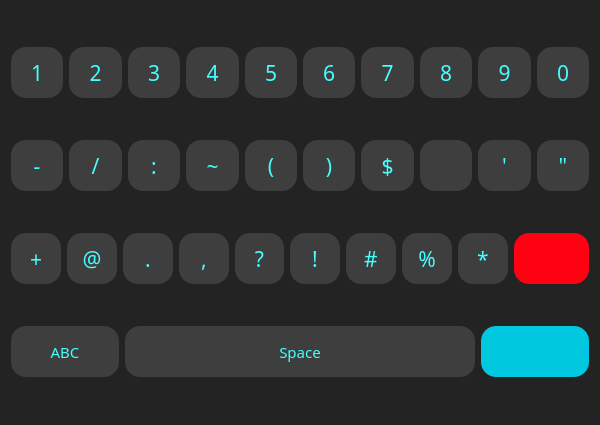
<?xml version="1.0" encoding="UTF-8"?>
<ui version="4.0">
 <class>Form</class>
 <widget class="QWidget" name="Form">
  <property name="geometry">
   <rect>
    <x>0</x>
    <y>0</y>
    <width>600</width>
    <height>425</height>
   </rect>
  </property>
  <property name="windowTitle">
   <string>Form</string>
  </property>
  <property name="styleSheet">
   <string notr="true">background-color: rgb(35, 35, 35);
border-radius:15px;
</string>
  </property>
  <layout class="QVBoxLayout" name="verticalLayout">
   <item>
    <layout class="QHBoxLayout" name="horizontalLayout">
     <item>
      <widget class="QPushButton" name="one_bt">
       <property name="sizePolicy">
        <sizepolicy hsizetype="Minimum" vsizetype="Minimum">
         <horstretch>0</horstretch>
         <verstretch>0</verstretch>
        </sizepolicy>
       </property>
       <property name="minimumSize">
        <size>
         <width>0</width>
         <height>0</height>
        </size>
       </property>
       <property name="maximumSize">
        <size>
         <width>16777215</width>
         <height>51</height>
        </size>
       </property>
       <property name="font">
        <font>
         <family>Proxima Nova</family>
         <pointsize>16</pointsize>
         <weight>50</weight>
         <bold>false</bold>
         <underline>false</underline>
         <strikeout>false</strikeout>
        </font>
       </property>
       <property name="styleSheet">
        <string notr="true">QPushButton {
color: rgb(67, 255, 255);
background-color: rgb(62, 62, 62);
}

QPushButton:focus{
	border:2px solid;
	border-color : white;
}

</string>
       </property>
       <property name="text">
        <string>1</string>
       </property>
      </widget>
     </item>
     <item>
      <widget class="QPushButton" name="two_bt">
       <property name="sizePolicy">
        <sizepolicy hsizetype="Minimum" vsizetype="Minimum">
         <horstretch>0</horstretch>
         <verstretch>0</verstretch>
        </sizepolicy>
       </property>
       <property name="minimumSize">
        <size>
         <width>0</width>
         <height>0</height>
        </size>
       </property>
       <property name="maximumSize">
        <size>
         <width>16777215</width>
         <height>51</height>
        </size>
       </property>
       <property name="font">
        <font>
         <family>Proxima Nova</family>
         <pointsize>16</pointsize>
         <weight>50</weight>
         <bold>false</bold>
         <underline>false</underline>
         <strikeout>false</strikeout>
        </font>
       </property>
       <property name="styleSheet">
        <string notr="true">QPushButton {
color: rgb(67, 255, 255);
background-color: rgb(62, 62, 62);
}

QPushButton:focus{
	border:2px solid;
	border-color : white;
}

</string>
       </property>
       <property name="text">
        <string>2</string>
       </property>
      </widget>
     </item>
     <item>
      <widget class="QPushButton" name="three_bt">
       <property name="sizePolicy">
        <sizepolicy hsizetype="Minimum" vsizetype="Minimum">
         <horstretch>0</horstretch>
         <verstretch>0</verstretch>
        </sizepolicy>
       </property>
       <property name="minimumSize">
        <size>
         <width>0</width>
         <height>0</height>
        </size>
       </property>
       <property name="maximumSize">
        <size>
         <width>16777215</width>
         <height>51</height>
        </size>
       </property>
       <property name="font">
        <font>
         <family>Proxima Nova</family>
         <pointsize>16</pointsize>
         <weight>50</weight>
         <bold>false</bold>
         <underline>false</underline>
         <strikeout>false</strikeout>
        </font>
       </property>
       <property name="styleSheet">
        <string notr="true">QPushButton {
color: rgb(67, 255, 255);
background-color: rgb(62, 62, 62);
}

QPushButton:focus{
	border:2px solid;
	border-color : white;
}

</string>
       </property>
       <property name="text">
        <string>3</string>
       </property>
      </widget>
     </item>
     <item>
      <widget class="QPushButton" name="four_bt">
       <property name="sizePolicy">
        <sizepolicy hsizetype="Minimum" vsizetype="Minimum">
         <horstretch>0</horstretch>
         <verstretch>0</verstretch>
        </sizepolicy>
       </property>
       <property name="minimumSize">
        <size>
         <width>0</width>
         <height>0</height>
        </size>
       </property>
       <property name="maximumSize">
        <size>
         <width>16777215</width>
         <height>51</height>
        </size>
       </property>
       <property name="font">
        <font>
         <family>Proxima Nova</family>
         <pointsize>16</pointsize>
         <weight>50</weight>
         <bold>false</bold>
         <underline>false</underline>
         <strikeout>false</strikeout>
        </font>
       </property>
       <property name="styleSheet">
        <string notr="true">QPushButton {
color: rgb(67, 255, 255);
background-color: rgb(62, 62, 62);
}

QPushButton:focus{
	border:2px solid;
	border-color : white;
}

</string>
       </property>
       <property name="text">
        <string>4</string>
       </property>
      </widget>
     </item>
     <item>
      <widget class="QPushButton" name="five_bt">
       <property name="sizePolicy">
        <sizepolicy hsizetype="Minimum" vsizetype="Minimum">
         <horstretch>0</horstretch>
         <verstretch>0</verstretch>
        </sizepolicy>
       </property>
       <property name="minimumSize">
        <size>
         <width>0</width>
         <height>0</height>
        </size>
       </property>
       <property name="maximumSize">
        <size>
         <width>16777215</width>
         <height>51</height>
        </size>
       </property>
       <property name="font">
        <font>
         <family>Proxima Nova</family>
         <pointsize>16</pointsize>
         <weight>50</weight>
         <bold>false</bold>
         <underline>false</underline>
         <strikeout>false</strikeout>
        </font>
       </property>
       <property name="styleSheet">
        <string notr="true">QPushButton {
color: rgb(67, 255, 255);
background-color: rgb(62, 62, 62);
}

QPushButton:focus{
	border:2px solid;
	border-color : white;
}

</string>
       </property>
       <property name="text">
        <string>5</string>
       </property>
      </widget>
     </item>
     <item>
      <widget class="QPushButton" name="six_bt">
       <property name="sizePolicy">
        <sizepolicy hsizetype="Minimum" vsizetype="Minimum">
         <horstretch>0</horstretch>
         <verstretch>0</verstretch>
        </sizepolicy>
       </property>
       <property name="minimumSize">
        <size>
         <width>0</width>
         <height>0</height>
        </size>
       </property>
       <property name="maximumSize">
        <size>
         <width>16777215</width>
         <height>51</height>
        </size>
       </property>
       <property name="font">
        <font>
         <family>Proxima Nova</family>
         <pointsize>16</pointsize>
         <weight>50</weight>
         <bold>false</bold>
         <underline>false</underline>
         <strikeout>false</strikeout>
        </font>
       </property>
       <property name="styleSheet">
        <string notr="true">QPushButton {
color: rgb(67, 255, 255);
background-color: rgb(62, 62, 62);
}

QPushButton:focus{
	border:2px solid;
	border-color : white;
}

</string>
       </property>
       <property name="text">
        <string>6</string>
       </property>
      </widget>
     </item>
     <item>
      <widget class="QPushButton" name="seven_bt">
       <property name="sizePolicy">
        <sizepolicy hsizetype="Minimum" vsizetype="Minimum">
         <horstretch>0</horstretch>
         <verstretch>0</verstretch>
        </sizepolicy>
       </property>
       <property name="minimumSize">
        <size>
         <width>0</width>
         <height>0</height>
        </size>
       </property>
       <property name="maximumSize">
        <size>
         <width>16777215</width>
         <height>51</height>
        </size>
       </property>
       <property name="font">
        <font>
         <family>Proxima Nova</family>
         <pointsize>16</pointsize>
         <weight>50</weight>
         <bold>false</bold>
         <underline>false</underline>
         <strikeout>false</strikeout>
        </font>
       </property>
       <property name="styleSheet">
        <string notr="true">QPushButton {
color: rgb(67, 255, 255);
background-color: rgb(62, 62, 62);
}

QPushButton:focus{
	border:2px solid;
	border-color : white;
}

</string>
       </property>
       <property name="text">
        <string>7</string>
       </property>
      </widget>
     </item>
     <item>
      <widget class="QPushButton" name="eight_bt">
       <property name="sizePolicy">
        <sizepolicy hsizetype="Minimum" vsizetype="Minimum">
         <horstretch>0</horstretch>
         <verstretch>0</verstretch>
        </sizepolicy>
       </property>
       <property name="minimumSize">
        <size>
         <width>0</width>
         <height>0</height>
        </size>
       </property>
       <property name="maximumSize">
        <size>
         <width>16777215</width>
         <height>51</height>
        </size>
       </property>
       <property name="font">
        <font>
         <family>Proxima Nova</family>
         <pointsize>16</pointsize>
         <weight>50</weight>
         <bold>false</bold>
         <underline>false</underline>
         <strikeout>false</strikeout>
        </font>
       </property>
       <property name="styleSheet">
        <string notr="true">QPushButton {
color: rgb(67, 255, 255);
background-color: rgb(62, 62, 62);
}

QPushButton:focus{
	border:2px solid;
	border-color : white;
}

</string>
       </property>
       <property name="text">
        <string>8</string>
       </property>
      </widget>
     </item>
     <item>
      <widget class="QPushButton" name="nine_bt">
       <property name="sizePolicy">
        <sizepolicy hsizetype="Minimum" vsizetype="Minimum">
         <horstretch>0</horstretch>
         <verstretch>0</verstretch>
        </sizepolicy>
       </property>
       <property name="minimumSize">
        <size>
         <width>0</width>
         <height>0</height>
        </size>
       </property>
       <property name="maximumSize">
        <size>
         <width>16777215</width>
         <height>51</height>
        </size>
       </property>
       <property name="font">
        <font>
         <family>Proxima Nova</family>
         <pointsize>16</pointsize>
         <weight>50</weight>
         <bold>false</bold>
         <underline>false</underline>
         <strikeout>false</strikeout>
        </font>
       </property>
       <property name="styleSheet">
        <string notr="true">QPushButton {
color: rgb(67, 255, 255);
background-color: rgb(62, 62, 62);
}

QPushButton:focus{
	border:2px solid;
	border-color : white;
}

</string>
       </property>
       <property name="text">
        <string>9</string>
       </property>
      </widget>
     </item>
     <item>
      <widget class="QPushButton" name="zero_bt">
       <property name="sizePolicy">
        <sizepolicy hsizetype="Minimum" vsizetype="Minimum">
         <horstretch>0</horstretch>
         <verstretch>0</verstretch>
        </sizepolicy>
       </property>
       <property name="minimumSize">
        <size>
         <width>0</width>
         <height>0</height>
        </size>
       </property>
       <property name="maximumSize">
        <size>
         <width>16777215</width>
         <height>51</height>
        </size>
       </property>
       <property name="font">
        <font>
         <family>Proxima Nova</family>
         <pointsize>16</pointsize>
         <weight>50</weight>
         <bold>false</bold>
         <underline>false</underline>
         <strikeout>false</strikeout>
        </font>
       </property>
       <property name="styleSheet">
        <string notr="true">QPushButton {
color: rgb(67, 255, 255);
background-color: rgb(62, 62, 62);
}

QPushButton:focus{
	border:2px solid;
	border-color : white;
}

</string>
       </property>
       <property name="text">
        <string>0</string>
       </property>
      </widget>
     </item>
    </layout>
   </item>
   <item>
    <layout class="QHBoxLayout" name="horizontalLayout_2">
     <item>
      <widget class="QPushButton" name="hyphen_bt">
       <property name="sizePolicy">
        <sizepolicy hsizetype="Minimum" vsizetype="Minimum">
         <horstretch>0</horstretch>
         <verstretch>0</verstretch>
        </sizepolicy>
       </property>
       <property name="minimumSize">
        <size>
         <width>0</width>
         <height>0</height>
        </size>
       </property>
       <property name="maximumSize">
        <size>
         <width>16777215</width>
         <height>51</height>
        </size>
       </property>
       <property name="font">
        <font>
         <family>Proxima Nova</family>
         <pointsize>16</pointsize>
         <weight>50</weight>
         <bold>false</bold>
         <underline>false</underline>
         <strikeout>false</strikeout>
        </font>
       </property>
       <property name="styleSheet">
        <string notr="true">QPushButton {
color: rgb(67, 255, 255);
background-color: rgb(62, 62, 62);
}

QPushButton:focus{
	border:2px solid;
	border-color : white;
}

</string>
       </property>
       <property name="text">
        <string>-</string>
       </property>
      </widget>
     </item>
     <item>
      <widget class="QPushButton" name="fslash_bt">
       <property name="sizePolicy">
        <sizepolicy hsizetype="Minimum" vsizetype="Minimum">
         <horstretch>0</horstretch>
         <verstretch>0</verstretch>
        </sizepolicy>
       </property>
       <property name="minimumSize">
        <size>
         <width>0</width>
         <height>0</height>
        </size>
       </property>
       <property name="maximumSize">
        <size>
         <width>16777215</width>
         <height>51</height>
        </size>
       </property>
       <property name="font">
        <font>
         <family>Proxima Nova</family>
         <pointsize>16</pointsize>
         <weight>50</weight>
         <bold>false</bold>
         <underline>false</underline>
         <strikeout>false</strikeout>
        </font>
       </property>
       <property name="styleSheet">
        <string notr="true">QPushButton {
color: rgb(67, 255, 255);
background-color: rgb(62, 62, 62);
}

QPushButton:focus{
	border:2px solid;
	border-color : white;
}

</string>
       </property>
       <property name="text">
        <string>/</string>
       </property>
      </widget>
     </item>
     <item>
      <widget class="QPushButton" name="colon_bt">
       <property name="sizePolicy">
        <sizepolicy hsizetype="Minimum" vsizetype="Minimum">
         <horstretch>0</horstretch>
         <verstretch>0</verstretch>
        </sizepolicy>
       </property>
       <property name="minimumSize">
        <size>
         <width>0</width>
         <height>0</height>
        </size>
       </property>
       <property name="maximumSize">
        <size>
         <width>16777215</width>
         <height>51</height>
        </size>
       </property>
       <property name="font">
        <font>
         <family>Proxima Nova</family>
         <pointsize>16</pointsize>
         <weight>50</weight>
         <bold>false</bold>
         <underline>false</underline>
         <strikeout>false</strikeout>
        </font>
       </property>
       <property name="styleSheet">
        <string notr="true">QPushButton {
color: rgb(67, 255, 255);
background-color: rgb(62, 62, 62);
}

QPushButton:focus{
	border:2px solid;
	border-color : white;
}

</string>
       </property>
       <property name="text">
        <string>:</string>
       </property>
      </widget>
     </item>
     <item>
      <widget class="QPushButton" name="tilde_bt">
       <property name="sizePolicy">
        <sizepolicy hsizetype="Minimum" vsizetype="Minimum">
         <horstretch>0</horstretch>
         <verstretch>0</verstretch>
        </sizepolicy>
       </property>
       <property name="minimumSize">
        <size>
         <width>0</width>
         <height>0</height>
        </size>
       </property>
       <property name="maximumSize">
        <size>
         <width>16777215</width>
         <height>51</height>
        </size>
       </property>
       <property name="font">
        <font>
         <family>Proxima Nova</family>
         <pointsize>16</pointsize>
         <weight>50</weight>
         <bold>false</bold>
         <underline>false</underline>
         <strikeout>false</strikeout>
        </font>
       </property>
       <property name="styleSheet">
        <string notr="true">QPushButton {
color: rgb(67, 255, 255);
background-color: rgb(62, 62, 62);
}

QPushButton:focus{
	border:2px solid;
	border-color : white;
}

</string>
       </property>
       <property name="text">
        <string>~</string>
       </property>
      </widget>
     </item>
     <item>
      <widget class="QPushButton" name="ob_bt">
       <property name="sizePolicy">
        <sizepolicy hsizetype="Minimum" vsizetype="Minimum">
         <horstretch>0</horstretch>
         <verstretch>0</verstretch>
        </sizepolicy>
       </property>
       <property name="minimumSize">
        <size>
         <width>0</width>
         <height>0</height>
        </size>
       </property>
       <property name="maximumSize">
        <size>
         <width>16777215</width>
         <height>51</height>
        </size>
       </property>
       <property name="font">
        <font>
         <family>Proxima Nova</family>
         <pointsize>16</pointsize>
         <weight>50</weight>
         <bold>false</bold>
         <underline>false</underline>
         <strikeout>false</strikeout>
        </font>
       </property>
       <property name="styleSheet">
        <string notr="true">QPushButton {
color: rgb(67, 255, 255);
background-color: rgb(62, 62, 62);
}

QPushButton:focus{
	border:2px solid;
	border-color : white;
}

</string>
       </property>
       <property name="text">
        <string>(</string>
       </property>
      </widget>
     </item>
     <item>
      <widget class="QPushButton" name="cb_bt">
       <property name="sizePolicy">
        <sizepolicy hsizetype="Minimum" vsizetype="Minimum">
         <horstretch>0</horstretch>
         <verstretch>0</verstretch>
        </sizepolicy>
       </property>
       <property name="minimumSize">
        <size>
         <width>0</width>
         <height>0</height>
        </size>
       </property>
       <property name="maximumSize">
        <size>
         <width>16777215</width>
         <height>51</height>
        </size>
       </property>
       <property name="font">
        <font>
         <family>Proxima Nova</family>
         <pointsize>16</pointsize>
         <weight>50</weight>
         <bold>false</bold>
         <underline>false</underline>
         <strikeout>false</strikeout>
        </font>
       </property>
       <property name="styleSheet">
        <string notr="true">QPushButton {
color: rgb(67, 255, 255);
background-color: rgb(62, 62, 62);
}

QPushButton:focus{
	border:2px solid;
	border-color : white;
}

</string>
       </property>
       <property name="text">
        <string>)</string>
       </property>
      </widget>
     </item>
     <item>
      <widget class="QPushButton" name="dollar_bt">
       <property name="sizePolicy">
        <sizepolicy hsizetype="Minimum" vsizetype="Minimum">
         <horstretch>0</horstretch>
         <verstretch>0</verstretch>
        </sizepolicy>
       </property>
       <property name="minimumSize">
        <size>
         <width>0</width>
         <height>0</height>
        </size>
       </property>
       <property name="maximumSize">
        <size>
         <width>16777215</width>
         <height>51</height>
        </size>
       </property>
       <property name="font">
        <font>
         <family>Proxima Nova</family>
         <pointsize>16</pointsize>
         <weight>50</weight>
         <bold>false</bold>
         <underline>false</underline>
         <strikeout>false</strikeout>
        </font>
       </property>
       <property name="styleSheet">
        <string notr="true">QPushButton {
color: rgb(67, 255, 255);
background-color: rgb(62, 62, 62);
}

QPushButton:focus{
	border:2px solid;
	border-color : white;
}

</string>
       </property>
       <property name="text">
        <string>$</string>
       </property>
      </widget>
     </item>
     <item>
      <widget class="QPushButton" name="and_bt">
       <property name="sizePolicy">
        <sizepolicy hsizetype="Minimum" vsizetype="Minimum">
         <horstretch>0</horstretch>
         <verstretch>0</verstretch>
        </sizepolicy>
       </property>
       <property name="minimumSize">
        <size>
         <width>0</width>
         <height>0</height>
        </size>
       </property>
       <property name="maximumSize">
        <size>
         <width>16777215</width>
         <height>51</height>
        </size>
       </property>
       <property name="font">
        <font>
         <family>Proxima Nova</family>
         <pointsize>16</pointsize>
         <weight>50</weight>
         <bold>false</bold>
         <underline>false</underline>
         <strikeout>false</strikeout>
        </font>
       </property>
       <property name="styleSheet">
        <string notr="true">QPushButton {
color: rgb(67, 255, 255);
background-color: rgb(62, 62, 62);
}

QPushButton:focus{
	border:2px solid;
	border-color : white;
}

</string>
       </property>
       <property name="text">
        <string/>
       </property>
       <property name="icon">
        <iconset>
         <normaloff>../designs/icons/and bt.png</normaloff>../designs/icons/and bt.png</iconset>
       </property>
       <property name="iconSize">
        <size>
         <width>40</width>
         <height>40</height>
        </size>
       </property>
      </widget>
     </item>
     <item>
      <widget class="QPushButton" name="sapostrophe_bt">
       <property name="sizePolicy">
        <sizepolicy hsizetype="Minimum" vsizetype="Minimum">
         <horstretch>0</horstretch>
         <verstretch>0</verstretch>
        </sizepolicy>
       </property>
       <property name="minimumSize">
        <size>
         <width>0</width>
         <height>0</height>
        </size>
       </property>
       <property name="maximumSize">
        <size>
         <width>16777215</width>
         <height>51</height>
        </size>
       </property>
       <property name="font">
        <font>
         <family>Proxima Nova</family>
         <pointsize>16</pointsize>
         <weight>50</weight>
         <bold>false</bold>
         <underline>false</underline>
         <strikeout>false</strikeout>
        </font>
       </property>
       <property name="styleSheet">
        <string notr="true">QPushButton {
color: rgb(67, 255, 255);
background-color: rgb(62, 62, 62);
}

QPushButton:focus{
	border:2px solid;
	border-color : white;
}

</string>
       </property>
       <property name="text">
        <string>'</string>
       </property>
      </widget>
     </item>
     <item>
      <widget class="QPushButton" name="dapostrophe_bt">
       <property name="sizePolicy">
        <sizepolicy hsizetype="Minimum" vsizetype="Minimum">
         <horstretch>0</horstretch>
         <verstretch>0</verstretch>
        </sizepolicy>
       </property>
       <property name="minimumSize">
        <size>
         <width>0</width>
         <height>0</height>
        </size>
       </property>
       <property name="maximumSize">
        <size>
         <width>16777215</width>
         <height>51</height>
        </size>
       </property>
       <property name="font">
        <font>
         <family>Proxima Nova</family>
         <pointsize>16</pointsize>
         <weight>50</weight>
         <bold>false</bold>
         <underline>false</underline>
         <strikeout>false</strikeout>
        </font>
       </property>
       <property name="styleSheet">
        <string notr="true">QPushButton {
color: rgb(67, 255, 255);
background-color: rgb(62, 62, 62);
}

QPushButton:focus{
	border:2px solid;
	border-color : white;
}

</string>
       </property>
       <property name="text">
        <string>&quot;</string>
       </property>
      </widget>
     </item>
    </layout>
   </item>
   <item>
    <layout class="QHBoxLayout" name="horizontalLayout_3">
     <item>
      <widget class="QPushButton" name="plus_bt">
       <property name="sizePolicy">
        <sizepolicy hsizetype="Minimum" vsizetype="Minimum">
         <horstretch>0</horstretch>
         <verstretch>0</verstretch>
        </sizepolicy>
       </property>
       <property name="minimumSize">
        <size>
         <width>0</width>
         <height>0</height>
        </size>
       </property>
       <property name="maximumSize">
        <size>
         <width>16777215</width>
         <height>51</height>
        </size>
       </property>
       <property name="font">
        <font>
         <family>Proxima Nova</family>
         <pointsize>16</pointsize>
         <weight>50</weight>
         <bold>false</bold>
         <underline>false</underline>
         <strikeout>false</strikeout>
        </font>
       </property>
       <property name="styleSheet">
        <string notr="true">QPushButton {
color: rgb(67, 255, 255);
background-color: rgb(62, 62, 62);
}

QPushButton:focus{
	border:2px solid;
	border-color : white;
}

</string>
       </property>
       <property name="text">
        <string>+</string>
       </property>
      </widget>
     </item>
     <item>
      <widget class="QPushButton" name="at_bt">
       <property name="sizePolicy">
        <sizepolicy hsizetype="Minimum" vsizetype="Minimum">
         <horstretch>0</horstretch>
         <verstretch>0</verstretch>
        </sizepolicy>
       </property>
       <property name="minimumSize">
        <size>
         <width>0</width>
         <height>0</height>
        </size>
       </property>
       <property name="maximumSize">
        <size>
         <width>16777215</width>
         <height>51</height>
        </size>
       </property>
       <property name="font">
        <font>
         <family>Proxima Nova</family>
         <pointsize>16</pointsize>
         <weight>50</weight>
         <bold>false</bold>
         <underline>false</underline>
         <strikeout>false</strikeout>
        </font>
       </property>
       <property name="styleSheet">
        <string notr="true">QPushButton {
color: rgb(67, 255, 255);
background-color: rgb(62, 62, 62);
}

QPushButton:focus{
	border:2px solid;
	border-color : white;
}

</string>
       </property>
       <property name="text">
        <string>@</string>
       </property>
      </widget>
     </item>
     <item>
      <widget class="QPushButton" name="dot_bt">
       <property name="sizePolicy">
        <sizepolicy hsizetype="Minimum" vsizetype="Minimum">
         <horstretch>0</horstretch>
         <verstretch>0</verstretch>
        </sizepolicy>
       </property>
       <property name="minimumSize">
        <size>
         <width>0</width>
         <height>0</height>
        </size>
       </property>
       <property name="maximumSize">
        <size>
         <width>16777215</width>
         <height>51</height>
        </size>
       </property>
       <property name="font">
        <font>
         <family>Proxima Nova</family>
         <pointsize>16</pointsize>
         <weight>50</weight>
         <bold>false</bold>
         <underline>false</underline>
         <strikeout>false</strikeout>
        </font>
       </property>
       <property name="styleSheet">
        <string notr="true">QPushButton {
color: rgb(67, 255, 255);
background-color: rgb(62, 62, 62);
}

QPushButton:focus{
	border:2px solid;
	border-color : white;
}

</string>
       </property>
       <property name="text">
        <string>.</string>
       </property>
      </widget>
     </item>
     <item>
      <widget class="QPushButton" name="comma_bt">
       <property name="sizePolicy">
        <sizepolicy hsizetype="Minimum" vsizetype="Minimum">
         <horstretch>0</horstretch>
         <verstretch>0</verstretch>
        </sizepolicy>
       </property>
       <property name="minimumSize">
        <size>
         <width>0</width>
         <height>0</height>
        </size>
       </property>
       <property name="maximumSize">
        <size>
         <width>16777215</width>
         <height>51</height>
        </size>
       </property>
       <property name="font">
        <font>
         <family>Proxima Nova</family>
         <pointsize>16</pointsize>
         <weight>50</weight>
         <bold>false</bold>
         <underline>false</underline>
         <strikeout>false</strikeout>
        </font>
       </property>
       <property name="styleSheet">
        <string notr="true">QPushButton {
color: rgb(67, 255, 255);
background-color: rgb(62, 62, 62);
}

QPushButton:focus{
	border:2px solid;
	border-color : white;
}

</string>
       </property>
       <property name="text">
        <string>,</string>
       </property>
      </widget>
     </item>
     <item>
      <widget class="QPushButton" name="qmark_bt">
       <property name="sizePolicy">
        <sizepolicy hsizetype="Minimum" vsizetype="Minimum">
         <horstretch>0</horstretch>
         <verstretch>0</verstretch>
        </sizepolicy>
       </property>
       <property name="minimumSize">
        <size>
         <width>0</width>
         <height>0</height>
        </size>
       </property>
       <property name="maximumSize">
        <size>
         <width>16777215</width>
         <height>51</height>
        </size>
       </property>
       <property name="font">
        <font>
         <family>Proxima Nova</family>
         <pointsize>16</pointsize>
         <weight>50</weight>
         <bold>false</bold>
         <underline>false</underline>
         <strikeout>false</strikeout>
        </font>
       </property>
       <property name="styleSheet">
        <string notr="true">QPushButton {
color: rgb(67, 255, 255);
background-color: rgb(62, 62, 62);
}

QPushButton:focus{
	border:2px solid;
	border-color : white;
}

</string>
       </property>
       <property name="text">
        <string>?</string>
       </property>
      </widget>
     </item>
     <item>
      <widget class="QPushButton" name="excmark_bt">
       <property name="sizePolicy">
        <sizepolicy hsizetype="Minimum" vsizetype="Minimum">
         <horstretch>0</horstretch>
         <verstretch>0</verstretch>
        </sizepolicy>
       </property>
       <property name="minimumSize">
        <size>
         <width>0</width>
         <height>0</height>
        </size>
       </property>
       <property name="maximumSize">
        <size>
         <width>16777215</width>
         <height>51</height>
        </size>
       </property>
       <property name="font">
        <font>
         <family>Proxima Nova</family>
         <pointsize>16</pointsize>
         <weight>50</weight>
         <bold>false</bold>
         <underline>false</underline>
         <strikeout>false</strikeout>
        </font>
       </property>
       <property name="styleSheet">
        <string notr="true">QPushButton {
color: rgb(67, 255, 255);
background-color: rgb(62, 62, 62);
}

QPushButton:focus{
	border:2px solid;
	border-color : white;
}

</string>
       </property>
       <property name="text">
        <string>!</string>
       </property>
      </widget>
     </item>
     <item>
      <widget class="QPushButton" name="hash_bt">
       <property name="sizePolicy">
        <sizepolicy hsizetype="Minimum" vsizetype="Minimum">
         <horstretch>0</horstretch>
         <verstretch>0</verstretch>
        </sizepolicy>
       </property>
       <property name="minimumSize">
        <size>
         <width>0</width>
         <height>0</height>
        </size>
       </property>
       <property name="maximumSize">
        <size>
         <width>16777215</width>
         <height>51</height>
        </size>
       </property>
       <property name="font">
        <font>
         <family>Proxima Nova</family>
         <pointsize>16</pointsize>
         <weight>50</weight>
         <bold>false</bold>
         <underline>false</underline>
         <strikeout>false</strikeout>
        </font>
       </property>
       <property name="styleSheet">
        <string notr="true">QPushButton {
color: rgb(67, 255, 255);
background-color: rgb(62, 62, 62);
}

QPushButton:focus{
	border:2px solid;
	border-color : white;
}

</string>
       </property>
       <property name="text">
        <string>#</string>
       </property>
      </widget>
     </item>
     <item>
      <widget class="QPushButton" name="percentage_bt">
       <property name="sizePolicy">
        <sizepolicy hsizetype="Minimum" vsizetype="Minimum">
         <horstretch>0</horstretch>
         <verstretch>0</verstretch>
        </sizepolicy>
       </property>
       <property name="minimumSize">
        <size>
         <width>0</width>
         <height>0</height>
        </size>
       </property>
       <property name="maximumSize">
        <size>
         <width>16777215</width>
         <height>51</height>
        </size>
       </property>
       <property name="font">
        <font>
         <family>Proxima Nova</family>
         <pointsize>16</pointsize>
         <weight>50</weight>
         <bold>false</bold>
         <underline>false</underline>
         <strikeout>false</strikeout>
        </font>
       </property>
       <property name="styleSheet">
        <string notr="true">QPushButton {
color: rgb(67, 255, 255);
background-color: rgb(62, 62, 62);
}

QPushButton:focus{
	border:2px solid;
	border-color : white;
}

</string>
       </property>
       <property name="text">
        <string>%</string>
       </property>
      </widget>
     </item>
     <item>
      <widget class="QPushButton" name="star_bt">
       <property name="sizePolicy">
        <sizepolicy hsizetype="Minimum" vsizetype="Minimum">
         <horstretch>0</horstretch>
         <verstretch>0</verstretch>
        </sizepolicy>
       </property>
       <property name="minimumSize">
        <size>
         <width>0</width>
         <height>0</height>
        </size>
       </property>
       <property name="maximumSize">
        <size>
         <width>16777215</width>
         <height>51</height>
        </size>
       </property>
       <property name="font">
        <font>
         <family>Proxima Nova</family>
         <pointsize>16</pointsize>
         <weight>50</weight>
         <bold>false</bold>
         <underline>false</underline>
         <strikeout>false</strikeout>
        </font>
       </property>
       <property name="styleSheet">
        <string notr="true">QPushButton {
color: rgb(67, 255, 255);
background-color: rgb(62, 62, 62);
}

QPushButton:focus{
	border:2px solid;
	border-color : white;
}

</string>
       </property>
       <property name="text">
        <string>*</string>
       </property>
      </widget>
     </item>
     <item>
      <widget class="QPushButton" name="bckspc_bt">
       <property name="sizePolicy">
        <sizepolicy hsizetype="Minimum" vsizetype="Minimum">
         <horstretch>0</horstretch>
         <verstretch>0</verstretch>
        </sizepolicy>
       </property>
       <property name="minimumSize">
        <size>
         <width>75</width>
         <height>0</height>
        </size>
       </property>
       <property name="maximumSize">
        <size>
         <width>16777215</width>
         <height>51</height>
        </size>
       </property>
       <property name="font">
        <font>
         <pointsize>11</pointsize>
        </font>
       </property>
       <property name="styleSheet">
        <string notr="true">QPushButton {
	color: rgb(255, 255, 255);
	
	background-color: rgb(255, 1, 18);
}

QPushButton:focus{
	border:2px solid;
	border-color : white;
}</string>
       </property>
       <property name="text">
        <string/>
       </property>
       <property name="icon">
        <iconset>
         <normaloff>../designs/icons/backspacebt.png</normaloff>../designs/icons/backspacebt.png</iconset>
       </property>
       <property name="iconSize">
        <size>
         <width>40</width>
         <height>40</height>
        </size>
       </property>
      </widget>
     </item>
    </layout>
   </item>
   <item>
    <layout class="QHBoxLayout" name="horizontalLayout_4">
     <item>
      <widget class="QPushButton" name="abc_bt">
       <property name="sizePolicy">
        <sizepolicy hsizetype="Minimum" vsizetype="Minimum">
         <horstretch>0</horstretch>
         <verstretch>0</verstretch>
        </sizepolicy>
       </property>
       <property name="maximumSize">
        <size>
         <width>112</width>
         <height>51</height>
        </size>
       </property>
       <property name="font">
        <font>
         <family>Proxima Nova</family>
         <pointsize>11</pointsize>
        </font>
       </property>
       <property name="styleSheet">
        <string notr="true">QPushButton {
color: rgb(67, 255, 255);
background-color: rgb(62, 62, 62);
}

QPushButton:focus{
	border:2px solid;
	border-color : white;
}</string>
       </property>
       <property name="text">
        <string>ABC</string>
       </property>
      </widget>
     </item>
     <item>
      <widget class="QPushButton" name="spc_bt">
       <property name="sizePolicy">
        <sizepolicy hsizetype="Minimum" vsizetype="Minimum">
         <horstretch>0</horstretch>
         <verstretch>0</verstretch>
        </sizepolicy>
       </property>
       <property name="minimumSize">
        <size>
         <width>350</width>
         <height>0</height>
        </size>
       </property>
       <property name="maximumSize">
        <size>
         <width>200</width>
         <height>51</height>
        </size>
       </property>
       <property name="font">
        <font>
         <family>Proxima Nova</family>
         <pointsize>11</pointsize>
        </font>
       </property>
       <property name="styleSheet">
        <string notr="true">QPushButton {
color: rgb(67, 255, 255);
background-color: rgb(62, 62, 62);
}

QPushButton:focus{
	border:2px solid;
	border-color : white;
}</string>
       </property>
       <property name="text">
        <string>Space</string>
       </property>
      </widget>
     </item>
     <item>
      <widget class="QPushButton" name="done_bt">
       <property name="sizePolicy">
        <sizepolicy hsizetype="Minimum" vsizetype="Minimum">
         <horstretch>0</horstretch>
         <verstretch>0</verstretch>
        </sizepolicy>
       </property>
       <property name="maximumSize">
        <size>
         <width>16777215</width>
         <height>51</height>
        </size>
       </property>
       <property name="font">
        <font>
         <family>Proxima Nova</family>
         <pointsize>11</pointsize>
        </font>
       </property>
       <property name="styleSheet">
        <string notr="true">QPushButton {
	
	background-color: rgb(0, 201, 223);
	color: rgb(255, 255, 255);
}

QPushButton:focus{
	border:2px solid;
	border-color : white;
}
</string>
       </property>
       <property name="text">
        <string/>
       </property>
       <property name="icon">
        <iconset>
         <normaloff>../designs/icons/enter icon.png</normaloff>../designs/icons/enter icon.png</iconset>
       </property>
       <property name="iconSize">
        <size>
         <width>70</width>
         <height>30</height>
        </size>
       </property>
      </widget>
     </item>
    </layout>
   </item>
  </layout>
 </widget>
 <resources/>
 <connections/>
</ui>
